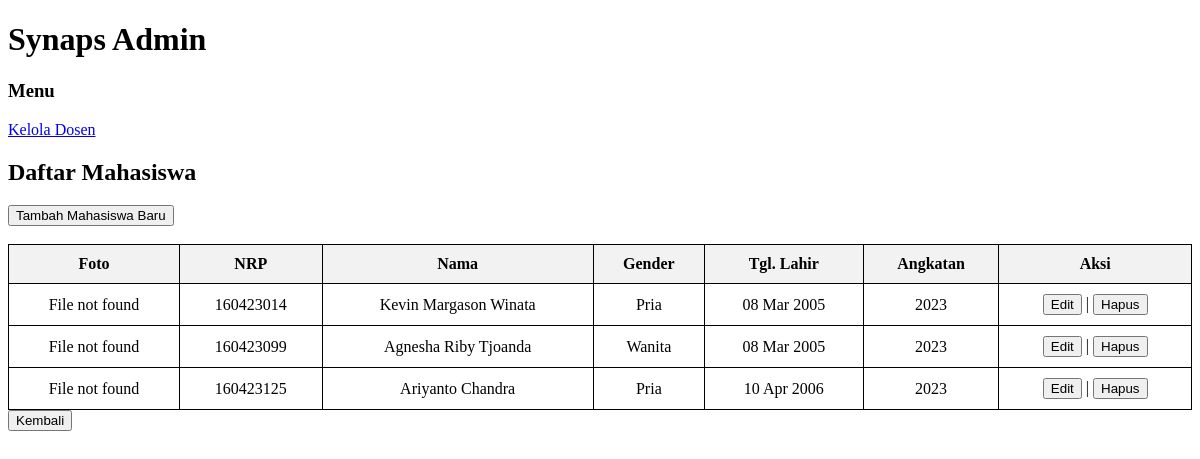
The app's page /display_mahasiswa.php (signed in) with its own data.
### tables this page shows
CREATE TABLE `mahasiswa` (
  `nrp` char(9) NOT NULL,
  `nama` varchar(45) DEFAULT NULL,
  `gender` enum('Pria','Wanita') DEFAULT NULL,
  `tanggal_lahir` date DEFAULT NULL,
  `angkatan` year(4) DEFAULT NULL,
  `foto_extention` varchar(4) DEFAULT NULL
);

### class/parent.php (called while the page is built, shortened)
<?php
class classParent {
	public function __construct(){
		$this->mysqli =
		new mysqli(SERVER, UID, PWD, DB);
	}
}
?>

### class/mahasiswa.php (called while the page is built, shortened)
<?php
require_once("parent.php");
class Mahasiswa extends classParent {
    public function getMahasiswa($nrp = null) {
        if ($nrp) {
            $sql = "SELECT * FROM mahasiswa WHERE nrp=?";
            $stmt = $this->mysqli->prepare($sql);
            $stmt->bind_param("s", $nrp);
            $stmt->execute();
            $res = $stmt->get_result();
            $data = $res->fetch_assoc();
            $stmt->close();
            return $data;
        } else {
            $sql = "SELECT * FROM mahasiswa";
            $stmt = $this->mysqli->prepare($sql);
            $stmt->execute();
            $res = $stmt->get_result();
            $data = [];
            while ($row = $res->fetch_assoc()) {
                $data[] = $row;
            }
            return $data;
        }
    }
}
$mhsObj = new Mahasiswa();
$mahasiswas = $mhsObj->getMahasiswa();
?>

### display_mahasiswa.php (the view, shortened to what this page needs)
<?php
require_once("class/mahasiswa.php");
$mhsObj = new Mahasiswa();
$mahasiswas = $mhsObj->getMahasiswa();
?>
<!DOCTYPE html>
<html>
<head>
</head>
<body>
    <div class="container">
        <div class="header">
            <h1>Synaps Admin</h1>
        </div>
        <div class="main-content">
            <div class="menu">
                <h3>Menu</h3>
                <a href="display_dosen.php">Kelola Dosen</a><br>
            </div>
            <div class="content">
                <h2>Daftar Mahasiswa</h2>
                <button onclick="location.href='tambah_mahasiswa.php'">Tambah Mahasiswa Baru</button>
                <br><br>
                <table>
                    <thead>
                        <tr>
                            <th>Foto</th>
                            <th>NRP</th>
                            <th>Nama</th>
                            <th>Gender</th>
                            <th>Tgl. Lahir</th>
                            <th>Angkatan</th>
                            <th>Aksi</th>
                        </tr>
                    </thead>
                    <tbody>
                        <?php foreach ($mahasiswas as $row): ?>
                            <tr>
                                <td>
                                    <?php
                                    if (!empty($row['foto_extention'])) {
                                            $image_path = 'images/' . $row['nrp'] . '.' . $row['foto_extention'];
                                            if (file_exists($image_path)) {
                                                echo "<img src='{$image_path}' class='foto'>";
                                            } else {
                                                echo "File not found";
                                            }
                                        }
                                        else {
                                        echo "No Image";
                                    }
                                    ?>
                                </td>
                                <td><?php echo $row['nrp']; ?></td>
                                <td><?php echo $row['nama']; ?></td>
                                <td><?php echo $row['gender']; ?></td>
                                <td><?php echo date("d M Y", strtotime($row['tanggal_lahir'])); ?></td>
                                <td><?php echo $row['angkatan']; ?></td>
                                <td>
                                    <button class="editBtn" value="<?php echo $row['nrp']; ?>">Edit</button> |
                                    <button class="hapusBtn" value="<?php echo $row['nrp']; ?>">Hapus</button>
                                </td>
                            </tr>
                        <?php endforeach; ?>
                    </tbody>
                </table>
            </div>
        </div>
    </div>
    <a href="index.php"><button type="button">Kembali</button></a>
</body>
</html>

### display_mahasiswa.php (style rules this page uses)
table { border-collapse: collapse; width: 100%; }
th, td { border: 1px solid black; padding: 10px; text-align: center; }
th { background-color:#f2f2f2; }

### records on screen
mahasiswa: foto_extention "File not found", nrp "160423014", nama "Kevin Margason Winata", gender "Pria", tanggal_lahir "08 Mar 2005", angkatan "2023"
mahasiswa: foto_extention "File not found", nrp "160423099", nama "Agnesha Riby Tjoanda", gender "Wanita", tanggal_lahir "08 Mar 2005", angkatan "2023"
mahasiswa: foto_extention "File not found", nrp "160423125", nama "Ariyanto Chandra", gender "Pria", tanggal_lahir "10 Apr 2006", angkatan "2023"
